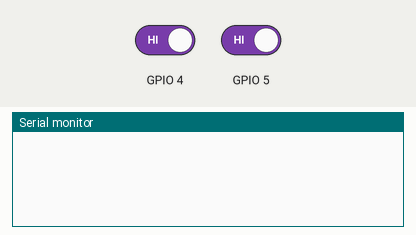
Simulated run of this program. Board: ESP32. Shown: the last lines printed to the serial monitor. Inputs (shaded band) come from the test bench; at power-on: GPIO 4 HIGH, GPIO 5 HIGH.

Above: at 1.2 s.
1.3 s: GPIO 4 driven LOW
At 2.5 s:
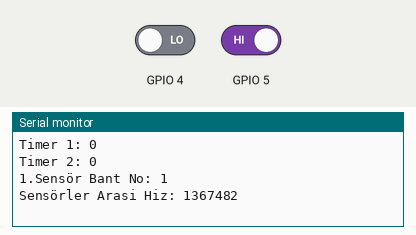
2.8 s: GPIO 5 driven LOW
At 3.7 s:
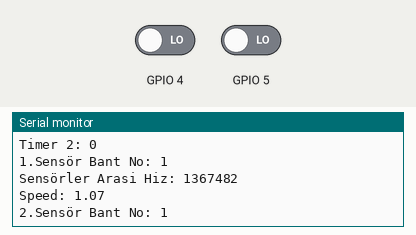

The program:

main.cpp
```cpp
#include <Arduino.h>


struct optikSensor{
  uint16_t totalBantCounter=-1;
  uint16_t bantCounter;
  uint64_t speedTimer;

  uint16_t speed;

};

uint32_t m=0;

optikSensor *optik1 = new optikSensor();
optikSensor *optik2 = new optikSensor();

float secSpeed = 0;  // Reflektörler Arası HıZ

float totalDistance = 0;

float speed = 0;  // ÖLçülen Hız
volatile uint16_t speedKm = 0;

bool readSpeed = false;

hw_timer_t *timer1 = NULL;
hw_timer_t *timer2 = NULL;

portMUX_TYPE timerMux = portMUX_INITIALIZER_UNLOCKED;

void IRAM_ATTR beginCounter2(){
  portENTER_CRITICAL_ISR(&timerMux);
  optik2->speedTimer = timerRead(timer2);
  optik2->bantCounter++;

  timerWrite(timer2, 0);
  portEXIT_CRITICAL_ISR(&timerMux);

}

void IRAM_ATTR beginCounter1(){
  portENTER_CRITICAL_ISR(&timerMux);
  optik1->bantCounter++;
  timerWrite(timer1, 0);
  portEXIT_CRITICAL_ISR(&timerMux);
}


float reflectorDistance(uint16_t bantCnt){
  switch(bantCnt){
    // Ilk 6 metre
    case 1:
    readSpeed = true;
    return 6.00;
    break;

    // 6 - 78 metre
    case 2 ... 19:
    readSpeed = true;
    return 4.00;
    break;

    // 78 - 79 metre
    case 20 ... 38:
    readSpeed = false;
    return 0.1;
    break;

    // 79 - 82 metre
    case 39:
    readSpeed = false;
    return 2.10;
    break;

    // 82 - 130 metre
    case 40 ... 51:
    readSpeed = true;
    return 4.00;
    break;

    // 130 - 130.95 metre
    case 52 ... 60:
    readSpeed = false;
    return 0.1;
    break;

   // 130.95 - 134 metre
   case 61:
   readSpeed = false;
   return 3.10;
   break;

   // 134 - 178 metre
   case 62 ... 71:
   readSpeed = true;
   return 4.00;
   break;

   default:
   readSpeed = false;
   return -4.00;
   break;
  }
}

void setup() {
setCpuFrequencyMhz(40);
Serial.begin(9600);

attachInterrupt(digitalPinToInterrupt(5), beginCounter2, FALLING);
attachInterrupt(digitalPinToInterrupt(4), beginCounter1, FALLING);

timer1 = timerBegin(0, 1000, true); // Prescale Oranı : 1000
timer2 = timerBegin(1, 1000, true); // Prescale : 1000

optik1->totalBantCounter = 0;
optik1->bantCounter = 0;
optik1->speed = 0;

optik2->bantCounter = 0;
optik2->totalBantCounter = 0;
optik2->speed = 0;

}

void loop() {


if(optik1->bantCounter > 0){

  portENTER_CRITICAL_ISR(&timerMux);
  optik1->bantCounter--;
  portEXIT_CRITICAL_ISR(&timerMux);

  optik1->totalBantCounter++;

  if(readSpeed){
    secSpeed = 1.00 / (float)((float)(optik1->speedTimer) / 40000);
  }

  printf("Timer 1: %d\n", optik1->speedTimer);
  printf("Timer 2: %d\n",optik2->speedTimer);
  printf("1.Sensör Bant No: %d\n",optik1->totalBantCounter);
  printf("Sensörler Arasi Hiz: %d\n",secSpeed);
}
/*
if(millis()>m+50){
  Serial.print("IO:");
  Serial.println(digitalRead(4));
  m=millis();
}
*/
if(optik2->bantCounter > 0){

portENTER_CRITICAL_ISR(&timerMux);
optik2->bantCounter--;
portEXIT_CRITICAL_ISR(&timerMux);


optik2->totalBantCounter++; // sensör 2

totalDistance += reflectorDistance(optik2->totalBantCounter);

if(readSpeed){
  speed = reflectorDistance(optik2->totalBantCounter) / (float)((float)optik2->speedTimer / 40000);
  printf("Speed: %.2f\n",speed);
}
printf("2.Sensör Bant No: %d\n", optik2->totalBantCounter);

}

}
```

Measured:
- after the input at 1.3 s, the serial monitor: prints a new line at once (image 1)
- after the input at 2.8 s, the serial monitor: prints a new line at once (image 2)
